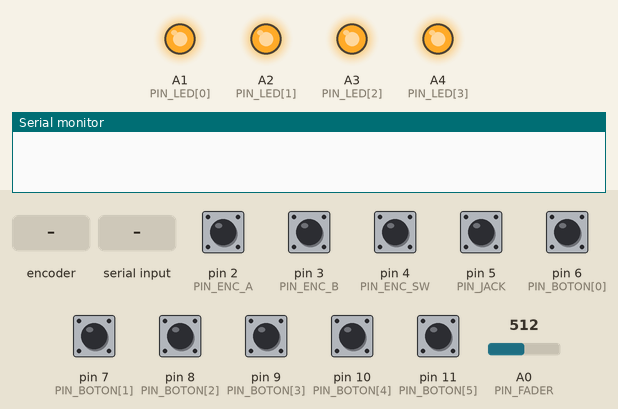
Simulated run of this sketch. Board: Arduino Uno, built with avr-gcc and run on an emulated ATmega328P. On the bench: output pins drawn as LEDs (lit = HIGH), the last lines printed to the serial monitor. The inputs (shaded band) are chosen by the test bench; at power-on: pin 2 (PIN_ENC_A), pin 3 (PIN_ENC_B), pin 4 (PIN_ENC_SW), pin 5 (PIN_JACK), pin 6 (PIN_BOTON[0]), pin 7 (PIN_BOTON[1]), pin 8 (PIN_BOTON[2]), pin 9 (PIN_BOTON[3]), pin 10 (PIN_BOTON[4]), pin 11 (PIN_BOTON[5]) HIGH, A0 (PIN_FADER) = 512.

Above: at 0.1 s.
At 1.7 s:
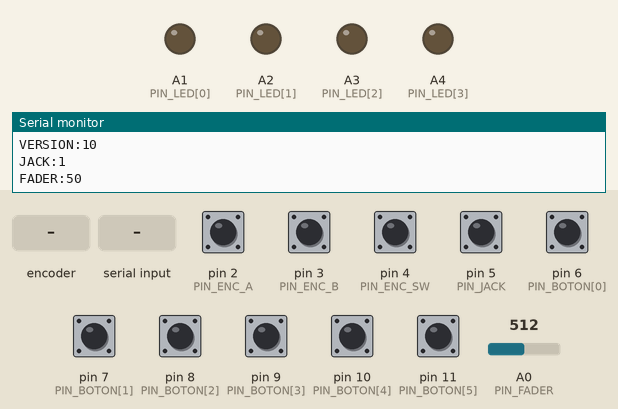
1.8 s: rotary encoder on pin 2 (PIN_ENC_A) / pin 3 (PIN_ENC_B) turned 1 step (first pin leading)
3.5 s: pin 4 (PIN_ENC_SW) pulled LOW for 0.15 s
5.1 s: pin 6 (PIN_BOTON[0]) pulled LOW for 0.15 s
6.7 s: "DIAG\n" received over Serial
8.2 s: rotary encoder on pin 2 (PIN_ENC_A) / pin 3 (PIN_ENC_B) turned 2 steps (second pin leading)
Timing chart, 0 to 11.1 s (numbered marks = the images above; inputs shaded):
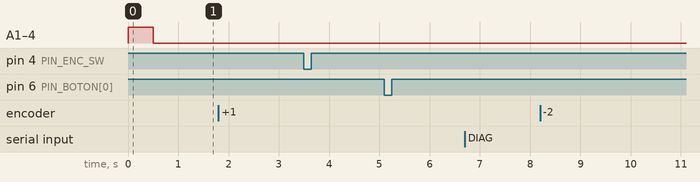

The sketch:

consola_v10.ino
```cpp
/*
  CONSOLA DE NÚCLEOS v10 (base: v2; la perilla se lee filtrando rebotes) - Arduino UNO
  ----------------------------------------------------------------
  El Arduino funciona como un "control remoto": AVISA todo lo que pasa
  (cable, perilla, deslizante, botones) y la PÁGINA decide qué hacer
  y qué LED prender. Así la lógica (pantallas, orden, tiempos) se cambia en la
  página sin tener que volver a subir este programa.

  Conexión con la notebook: USB, 115200 baudios, un mensaje por línea.

  Cambios respecto de la v2 (para que coincida con el tablero armado):
    - Un solo jack (antes 3).
    - Botones directos a pines digitales (antes 5-8 compartían A4/A5 con resistencias).
    - LEDs en A1 a A4.
    - Sin sensor de movimiento.

  ===================== CONEXIONES =====================
  (todo lo que dice GND va a la fila azul del protoboard; 5V a la fila roja)
    Perilla (encoder):  CLK -> D2   DT -> D3   SW -> D4   + -> 5V   GND -> GND
    Jack del cable:     patita 1 del par -> D5   patita 2 -> GND   (las demás patitas libres)
    Deslizante:         un extremo -> 5V   cursor -> A0   otro extremo -> GND
    Botones arcade:     1=D6  2=D7  3=D8  4=D9  5=D10  6=D11   (otra patita de cada botón -> GND)
                        (7=D12 y 8=D13 ya están previstos: al conectarlos, poné NUM_BOTONES = 8)
    LEDs (cada uno con resistencia de 220 ohm en la patita larga; patita corta -> GND):
                        jack -> A1   perilla -> A2   deslizante -> A3   piano -> A4

  ===================== MENSAJES QUE MANDA =====================
    LISTO               arrancó (después manda JACK y FADER actuales)
    JACK:1 / JACK:0     el cable está enchufado / no hay cable
    PERILLA:DER         un click de la perilla a la DERECHA
    PERILLA:IZQ         un click de la perilla a la IZQUIERDA
    PERILLA:CLICK       apretaron la perilla (el pulsador)
    VERSION:10           qué versión de este programa está cargada
    FADER:n             posición del deslizante, de 0 (abajo) a 100 (arriba)
    BOTON_ON:n          apretaron el botón n (1 = izquierda/grave ... 6 u 8 = derecha/agudo)
    BOTON_OFF:n         soltaron el botón n

  ===================== COMANDOS QUE ACEPTA =====================
    LED:<cual>:<modo>   cual = JACK, PERILLA, SLIDER, PIANO o TODOS
                        modo = 0 (apagado), 1 (prendido), T (titila)
                        ejemplo: LED:PERILLA:T
    ESTADO              vuelve a mandar JACK y FADER
    DIAG                (para probar la perilla) muestra en crudo D2, D3 y D4; mandalo otra vez para apagarlo

  No necesita librerías extra.
*/

// ===================== PINES =====================
const uint8_t PIN_ENC_A  = 2;
const uint8_t PIN_ENC_B  = 3;
const uint8_t PIN_ENC_SW = 4;
const uint8_t PIN_JACK   = 5;
const uint8_t PIN_FADER  = A0;
const uint8_t PIN_BOTON[8] = {6, 7, 8, 9, 10, 11, 12, 13};   // botones 1 a 8
const uint8_t PIN_LED[4]   = {A1, A2, A3, A4};               // jack, perilla, deslizante, piano

// ===================== AJUSTES =====================
const uint8_t NUM_BOTONES = 6;       // cuántos botones hay conectados (hasta 8)
const bool JACK_INVERTIDO  = false;  // si el cable funciona al revés (detecta "enchufado" sin cable), poné true
const bool FADER_INVERTIDO = false;  // si el deslizante va al revés, poné true
const int8_t PASOS_POR_CLICK = 4;    // pasos por mensaje (un "toc" normal = 4). Si tu perilla da menos por toc, igual responde: un giro de 2 pasos avisa al frenar
const unsigned long ENC_ESTABLE_US = 1500;   // una señal tiene que quedarse quieta este tiempo para valer (filtra rebotes). Si hay giros fantasma, subilo (3000)
const bool PERILLA_INVERTIDA = false; // si al girar a la derecha dice IZQ (y al revés), poné true

const unsigned long REBOTE_MS      = 30;
const unsigned long JACK_ENTRA_MS  = 80;   // tiempo para aceptar que enchufaron el cable
const unsigned long JACK_SALE_MS   = 600;  // tiempo para aceptar que lo sacaron (evita falsos contactos)
const unsigned long PARPADEO_MS    = 350;

// ===================== ESTADO =====================
const int8_t TABLA_ENC[16] = {0, -1, 1, 0, 1, 0, 0, -1, -1, 0, 0, 1, 0, 1, -1, 0};
uint8_t encPrev = 0, encCandidato = 0;   // estado aceptado / estado que se está confirmando
int8_t  encAcum = 0;
unsigned long encCandT = 0, encMovT = 0;   // micros del candidato / millis del último paso
bool diag = false;
uint8_t diagPrev = 255;

bool swEstable = HIGH, swLectura = HIGH;
unsigned long swCambio = 0;

bool jackActual = false, jackCandidato = false;
unsigned long jackCambio = 0;

float faderFiltrado = 0;
int faderUltimo = -10;

uint8_t botonesEstables = 0, botonesLectura = 0;
unsigned long botonesCambio[8];

uint8_t ledModo[4] = {0, 0, 0, 0};   // 0 apagado, 1 prendido, 2 titila

char buf[28];
uint8_t bufLen = 0;

void leerSerie();
void leerJack();
void leerPerilla();
void leerFader(bool forzar);
void leerBotones();
void actualizarLeds();
void procesarComando(char* cmd);
void mandarEstado();

// (la perilla se lee dentro de leerPerilla(), filtrando rebotes; sin interrupciones)

// ===================== SETUP =====================
void setup() {
  Serial.begin(115200);

  pinMode(PIN_ENC_A, INPUT_PULLUP);
  pinMode(PIN_ENC_B, INPUT_PULLUP);
  pinMode(PIN_ENC_SW, INPUT_PULLUP);
  pinMode(PIN_JACK, INPUT_PULLUP);
  for (uint8_t i = 0; i < NUM_BOTONES; i++) pinMode(PIN_BOTON[i], INPUT_PULLUP);
  for (uint8_t i = 0; i < 8; i++) botonesCambio[i] = 0;
  for (uint8_t i = 0; i < 4; i++) pinMode(PIN_LED[i], OUTPUT);

  encPrev = encCandidato = (digitalRead(PIN_ENC_A) << 1) | digitalRead(PIN_ENC_B);

  // Prueba de LEDs: se prenden los 4 medio segundo
  for (uint8_t i = 0; i < 4; i++) digitalWrite(PIN_LED[i], HIGH);
  delay(500);
  for (uint8_t i = 0; i < 4; i++) digitalWrite(PIN_LED[i], LOW);

  faderFiltrado = analogRead(PIN_FADER);

  // Estado inicial del cable (sin esperar el rebote)
  bool alto = digitalRead(PIN_JACK) == HIGH;
  jackActual = JACK_INVERTIDO ? !alto : alto;
  jackCandidato = jackActual;

  Serial.println("LISTO");
  Serial.println("VERSION:10");
  mandarEstado();
}

void loop() {
  leerSerie();
  leerJack();
  leerPerilla();
  leerFader(false);
  leerBotones();
  actualizarLeds();
}

void mandarEstado() {
  Serial.print("JACK:");      Serial.println(jackActual ? 1 : 0);
  leerFader(true);
}

// ===================== JACK =====================
// Un solo cable: JACK:1 al enchufarlo, JACK:0 al sacarlo.
void leerJack() {
  bool alto = digitalRead(PIN_JACK) == HIGH;
  bool lectura = JACK_INVERTIDO ? !alto : alto;
  unsigned long ahora = millis();
  if (lectura != jackCandidato) { jackCandidato = lectura; jackCambio = ahora; }
  if (jackCandidato == jackActual) return;
  unsigned long espera = jackCandidato ? JACK_ENTRA_MS : JACK_SALE_MS;
  if (ahora - jackCambio < espera) return;
  jackActual = jackCandidato;
  Serial.print("JACK:");
  Serial.println(jackActual ? 1 : 0);
}

// ===================== PERILLA =====================
void leerPerilla() {
  uint8_t ahoraEnc = (digitalRead(PIN_ENC_A) << 1) | digitalRead(PIN_ENC_B);
  unsigned long us = micros();
  unsigned long ms = millis();
  if (ahoraEnc != encCandidato) { encCandidato = ahoraEnc; encCandT = us; }          // cambió: empezar a confirmar
  else if (encCandidato != encPrev && us - encCandT >= ENC_ESTABLE_US) {             // se mantuvo estable: aceptarlo
    int8_t d = TABLA_ENC[(encPrev << 2) | encCandidato];
    encPrev = encCandidato;
    if (PERILLA_INVERTIDA) d = -d;
    if (d != 0) {
      encAcum += d;
      encMovT = ms;
      if (encAcum >= PASOS_POR_CLICK)       { Serial.println("PERILLA:DER"); encAcum = 0; }
      else if (encAcum <= -PASOS_POR_CLICK) { Serial.println("PERILLA:IZQ"); encAcum = 0; }
    }
  }
  // giro más corto que un "toc" completo (perillas de 2 pasos): avisar cuando se frena
  if (encAcum != 0 && ms - encMovT > 120) {
    if (encAcum >= 2)       Serial.println("PERILLA:DER");
    else if (encAcum <= -2) Serial.println("PERILLA:IZQ");
    encAcum = 0;
  }

  bool sw = digitalRead(PIN_ENC_SW);
  unsigned long ahora = millis();
  if (sw != swLectura) { swLectura = sw; swCambio = ahora; }
  if (ahora - swCambio > REBOTE_MS && sw != swEstable) {
    swEstable = sw;
    if (swEstable == LOW) Serial.println("PERILLA:CLICK");
  }
}

// ===================== DESLIZANTE =====================
void leerFader(bool forzar) {
  faderFiltrado = faderFiltrado * 0.85 + analogRead(PIN_FADER) * 0.15;
  int pct = map((int)(faderFiltrado + 0.5), 0, 1023, 0, 100);
  if (FADER_INVERTIDO) pct = 100 - pct;
  if (forzar || abs(pct - faderUltimo) >= 2) {
    faderUltimo = pct;
    Serial.print("FADER:");
    Serial.println(pct);
  }
}

// ===================== BOTONES =====================
void leerBotones() {
  uint8_t crudo = 0;
  for (uint8_t i = 0; i < NUM_BOTONES; i++) {
    if (digitalRead(PIN_BOTON[i]) == LOW) crudo |= 1 << i;
  }

  unsigned long ahora = millis();
  for (uint8_t i = 0; i < NUM_BOTONES; i++) {
    uint8_t bit = 1 << i;
    if ((crudo & bit) != (botonesLectura & bit)) { botonesLectura ^= bit; botonesCambio[i] = ahora; }
    if (ahora - botonesCambio[i] > REBOTE_MS && (botonesLectura & bit) != (botonesEstables & bit)) {
      botonesEstables ^= bit;
      Serial.print((botonesEstables & bit) ? "BOTON_ON:" : "BOTON_OFF:");
      Serial.println(i + 1);
    }
  }
}

// ===================== LEDS =====================
void actualizarLeds() {
  bool parpadeo = (millis() / PARPADEO_MS) % 2;
  for (uint8_t i = 0; i < 4; i++) {
    bool on = ledModo[i] == 1 || (ledModo[i] == 2 && parpadeo);
    digitalWrite(PIN_LED[i], on ? HIGH : LOW);
  }
}

// ===================== COMANDOS DESDE LA NOTEBOOK =====================
void leerSerie() {
  while (Serial.available()) {
    char c = Serial.read();
    if (c == '\n' || c == '\r') {
      if (bufLen) { buf[bufLen] = 0; procesarComando(buf); bufLen = 0; }
    } else if (bufLen < sizeof(buf) - 1) {
      buf[bufLen++] = toupper(c);
    }
  }
}

void procesarComando(char* cmd) {
  if (strcmp(cmd, "ESTADO") == 0) { mandarEstado(); return; }
  if (strcmp(cmd, "DIAG") == 0) { diag = !diag; diagPrev = 255; Serial.println(diag ? "DIAG:ON" : "DIAG:OFF"); return; }
  if (strncmp(cmd, "LED:", 4) != 0) return;

  char* nombre = cmd + 4;
  char* dosPuntos = strchr(nombre, ':');
  if (!dosPuntos) return;
  *dosPuntos = 0;
  char m = dosPuntos[1];
  uint8_t modo = (m == '1') ? 1 : (m == 'T') ? 2 : 0;

  int cual = -1;
  if (strcmp(nombre, "JACK") == 0)         cual = 0;
  else if (strcmp(nombre, "PERILLA") == 0) cual = 1;
  else if (strcmp(nombre, "SLIDER") == 0 || strcmp(nombre, "DESLIZANTE") == 0) cual = 2;
  else if (strcmp(nombre, "PIANO") == 0)   cual = 3;

  if (strcmp(nombre, "TODOS") == 0) { for (uint8_t i = 0; i < 4; i++) ledModo[i] = modo; }
  else if (cual >= 0) ledModo[cual] = modo;
}
```
